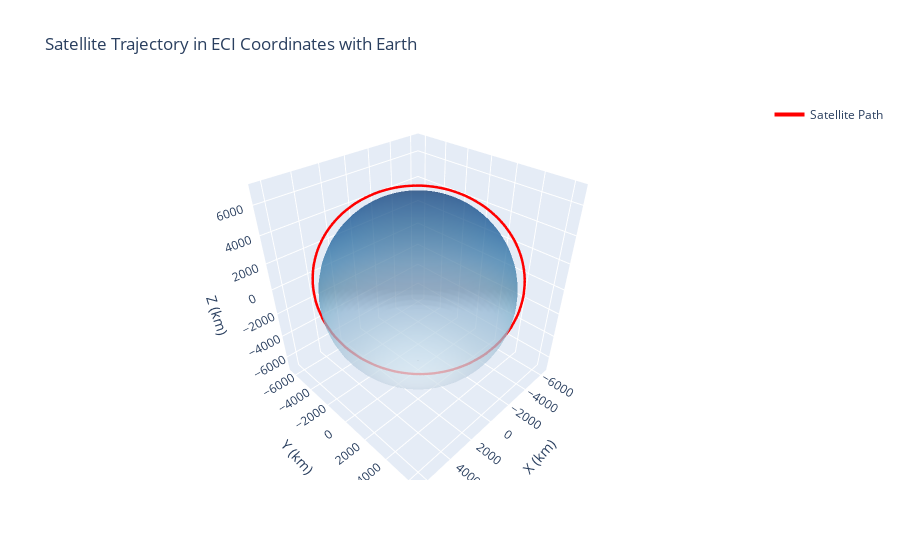

Notebook code for this chart:
### Code cell
# Function to create a sphere representing the Earth
def create_earth(radius=6371.0, resolution=50):
    # Sphere generation
    phi = np.linspace(0, 2 * np.pi, resolution)
    theta = np.linspace(0, np.pi, resolution)
    x = radius * np.outer(np.cos(phi), np.sin(theta))
    y = radius * np.outer(np.sin(phi), np.sin(theta))
    z = radius * np.outer(np.ones_like(phi), np.cos(theta))
    return x.flatten(), y.flatten(), z.flatten()

# Generate Earth data
earth_x, earth_y, earth_z = create_earth()

# Satellite trajectory data
eci_x = df["ECI X (km)"].values
eci_y = df["ECI Y (km)"].values
eci_z = df["ECI Z (km)"].values

# Create a 3D plot
fig = go.Figure()

# Add Earth to the plot
fig.add_trace(go.Surface(
    x=earth_x.reshape(50, 50),
    y=earth_y.reshape(50, 50),
    z=earth_z.reshape(50, 50),
    colorscale="Blues",
    opacity=0.5,
    name="Earth",
    showscale=False
))

# Add satellite trajectory
fig.add_trace(go.Scatter3d(
    x=eci_x,
    y=eci_y,
    z=eci_z,
    mode='lines',
    line=dict(color='red', width=4),
    name='Satellite Path'
))

# Update layout for better visualization
fig.update_layout(
    scene=dict(
        xaxis_title="X (km)",
        yaxis_title="Y (km)",
        zaxis_title="Z (km)",
        aspectmode="data"  # Equal aspect ratio
    ),
    title="Satellite Trajectory in ECI Coordinates with Earth",
    showlegend=True
)

# Show the plot
fig.show()

### Figure 1 — Plotly figure (JSON) as saved in the notebook; plotly's stock layout.template omitted (floating-point values rounded to 4 significant figures; data arrays with more than 128 entries replaced by an {"elided": "..."} marker saying what was removed)
{"data": [{"colorscale": [[0, "rgb(247,251,255)"], [0.125, "rgb(222,235,247)"], [0.25, "rgb(198,219,239)"], [0.375, "rgb(158,202,225)"], [0.5, "rgb(107,174,214)"], [0.625, "rgb(66,146,198)"], [0.75, "rgb(33,113,181)"], [0.875, "rgb(8,81,156)"], [1, "rgb(8,48,107)"]], "name": "Earth", "opacity": 0.5, "showscale": false, "type": "surface", "x": {"elided": "50x50 float values"}, "y": {"elided": "50x50 float values"}, "z": {"elided": "50x50 float values"}}, {"line": {"color": "red", "width": 4}, "mode": "lines", "name": "Satellite Path", "type": "scatter3d", "x": {"elided": "241 float values"}, "y": {"elided": "241 float values"}, "z": {"elided": "241 float values"}}], "layout": {"scene": {"aspectmode": "data", "xaxis": {"title": {"text": "X (km)"}}, "yaxis": {"title": {"text": "Y (km)"}}, "zaxis": {"title": {"text": "Z (km)"}}}, "showlegend": true, "title": {"text": "Satellite Trajectory in ECI Coordinates with Earth"}}}
